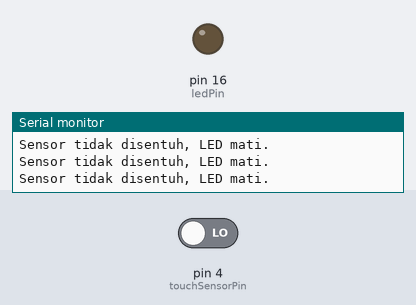
A sketch run on a simulated Arduino Uno, built with avr-gcc and run on an emulated ATmega328P. Shown: output pins drawn as LEDs (lit = HIGH), the last lines printed to the serial monitor. The inputs (shaded band) are chosen by the test bench; at power-on: pin 4 (touchSensorPin) LOW.

Above: at 1.2 s.
1.3 s: pin 4 (touchSensorPin) driven HIGH
At 2.5 s:
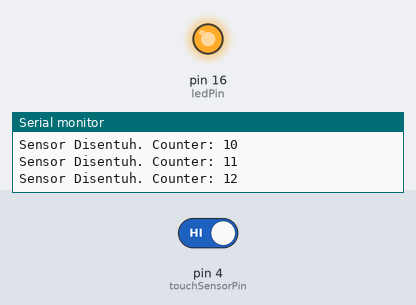
2.8 s: pin 4 (touchSensorPin) driven LOW
At 3.8 s:
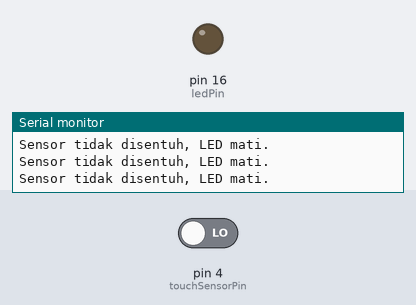
Timing chart, 0 to 5.8 s (numbered marks = the images above; inputs shaded):
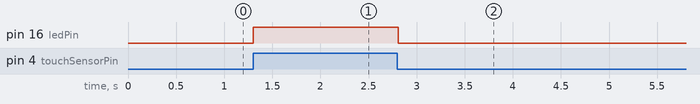

The sketch:

A6.ino
```cpp
const int touchSensorPin = 4; // Pin sensor sentuh
const int ledPin = 16;        // Pin LED

int counter = 0;


void setup() {
  pinMode(ledPin, OUTPUT);
  pinMode(touchSensorPin, INPUT);
  digitalWrite(ledPin, LOW); // LED mati saat awalnya
  Serial.begin(9600);
}

void loop() {
  int sensorValue = digitalRead(touchSensorPin);

  if (sensorValue == HIGH) {
    // Sensor disentuh, nyalakan LED
    digitalWrite(ledPin, HIGH);
    counter++;
    Serial.print("Sensor Disentuh. Counter: ");
    Serial.println(counter);
  } else {
    // Sensor tidak disentuh, matikan LED
    digitalWrite(ledPin, LOW);
    Serial.println("Sensor tidak disentuh, LED mati.");
  }

  delay(100); // Tambahkan penundaan kecil agar tidak terlalu cepat membaca sensor
}
```

Measured:
- after the input at 1.3 s, pin 16 (ledPin): LOW → HIGH at once
- after the input at 2.8 s, pin 16 (ledPin): HIGH → LOW at once
